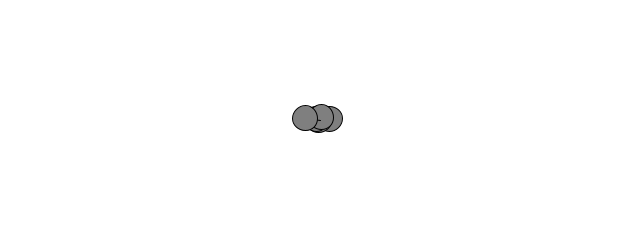
Frame 1 (no input)
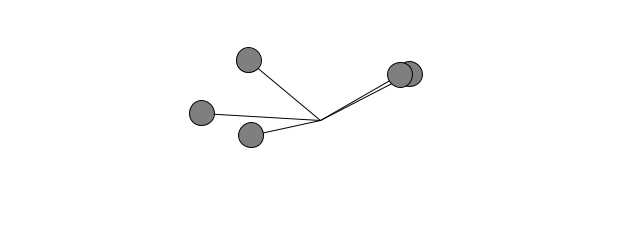
Frame 60 (the mouse pressed at the canvas centre just before this capture)
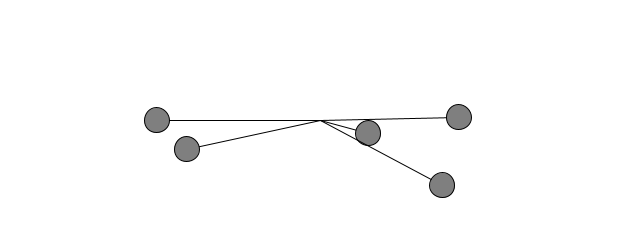
Frame 120 (the mouse held since frame 60 and released just before this capture)

The Processing sketch that drew these frames (run headless with seeded random() and noise(); from frame 60 on, the mouse is pressed at the canvas centre):

// Processing sketch: sketch_oscill
// ── sketch_oscill.pde
class Oscill{
PVector angel = new PVector(0,0);
PVector angelVelocity = new PVector(0, 0);
PVector ampl = new PVector(random(20, width/2), random(20, height/2));
PVector angelAcc = new PVector(random(-0.05, 0.05), random(-0.05, 0.05));
void update(){
  angelVelocity.add(angelAcc);
  angel.add(angelVelocity);
  angelAcc.mult(0);
}

void show(){
  float x = sin(angel.x) * ampl.x;
  float y = sin(angel.y) * ampl.y;
  pushMatrix();
  translate(width/2, height/2);
  fill(127);
  line(0,0,x,y);
  circle(x,y,25);
  popMatrix();
 }
}
Oscill oscill[] = new Oscill[5];
void setup(){
  for(int i = 0; i < oscill.length; i++){
      oscill[i] = new Oscill();
  }
  size(640, 240);
}

void draw(){
  background(255);
    for(int i = 0; i < oscill.length; i++){
      oscill[i].update();
      oscill[i].show();
  }
}
